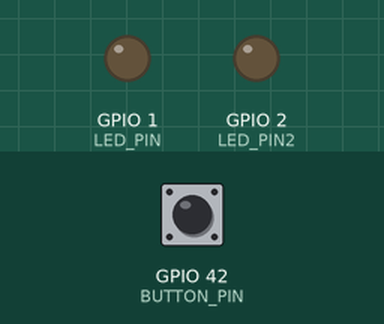
This sketch was run on a simulated ESP32-S3. Parts: output pins drawn as LEDs (lit = HIGH). Dashed ring = blinking. The test bench sets the inputs (shaded band); at power-on: GPIO 42 (BUTTON_PIN) HIGH.

Above: at 1.2 s.
1.3 s: GPIO 42 (BUTTON_PIN) pulled LOW for 0.15 s
At 1.45 s:
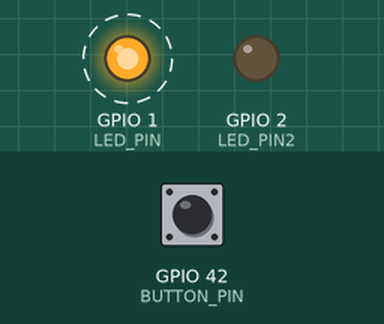
4.3 s: GPIO 42 (BUTTON_PIN) pulled LOW for 1 s
At 4.47 s:
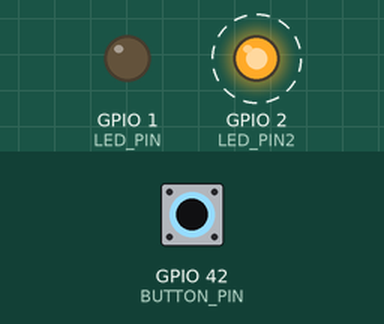
6.8 s: GPIO 42 (BUTTON_PIN) pulled LOW for 3.2 s
At 7.15 s:
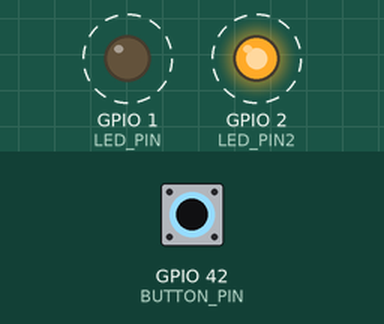
Timing chart, 0 to 17.5 s (numbered marks = the images above; inputs shaded):
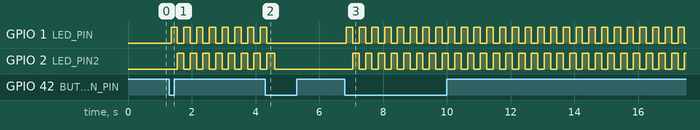

Measured:
- after the input at 1.3 s, GPIO 1 (LED_PIN): alternates HIGH for 0.20 s and LOW for 0.20 s, starting after 0.05 s; GPIO 2 (LED_PIN2): alternates HIGH for 0.20 s and LOW for 0.20 s, starting after 0.25 s
- after the input at 4.3 s, GPIO 1 (LED_PIN): goes on until 4.4 s, then stays LOW
- after the input at 6.8 s, GPIO 1 (LED_PIN): alternates HIGH for 0.20 s and LOW for 0.20 s, starting after 0.05 s; GPIO 2 (LED_PIN2): alternates HIGH for 0.20 s and LOW for 0.20 s, starting after 0.25 s

The sketch:

BUTTON_TOGGLE_BLINK.ino
```cpp
/*
 * Project: Toggle LED Blink with Button
 * Board: MKE-K01 ESP32-S3 (N16R8)
 * LED Pins: IO1, IO2 | Button Pin: IO42
 */

const int BUTTON_PIN = 42; // Button connected to IO42
const int LED_PIN = 1;     // First LED connected to IO1
const int LED_PIN2 = 2;    // Second LED connected to IO2

bool isBlinking = false;      // Variable to store the system state (On/Off)
int lastButtonState = HIGH;   // Store the previous state of the button

void setup() {
  // Configure LED pins as outputs
  pinMode(LED_PIN, OUTPUT);
  pinMode(LED_PIN2, OUTPUT);

  // Configure button with internal pull-up resistor
  // Idle = HIGH, Pressed = LOW
  pinMode(BUTTON_PIN, INPUT_PULLUP);

  // Initialize LEDs to be OFF
  digitalWrite(LED_PIN, LOW);
  digitalWrite(LED_PIN2, LOW);
}

void loop() {
  // Read the current physical state of the button
  int currentButtonState = digitalRead(BUTTON_PIN);

  // DETECT FALLING EDGE: If the button was just pressed (transition from HIGH to LOW)
  if (currentButtonState == LOW && lastButtonState == HIGH) {
    isBlinking = !isBlinking; // Flip the state (True becomes False, False becomes True)
    delay(50);                // Software Debounce: ignore mechanical vibrations
  }

  // Save the current state for comparison in the next loop cycle
  lastButtonState = currentButtonState;

  // EXECUTE ACTIONS BASED ON STATE
  if (isBlinking) {
    // If system is ON: Perform alternating blink
    digitalWrite(LED_PIN, HIGH);
    digitalWrite(LED_PIN2, LOW);
    delay(200);

    digitalWrite(LED_PIN, LOW);
    digitalWrite(LED_PIN2, HIGH);
    delay(200);
  }
  else {
    // If system is OFF: Ensure both LEDs are turned off
    digitalWrite(LED_PIN, LOW);
    digitalWrite(LED_PIN2, LOW);
  }
}
```
